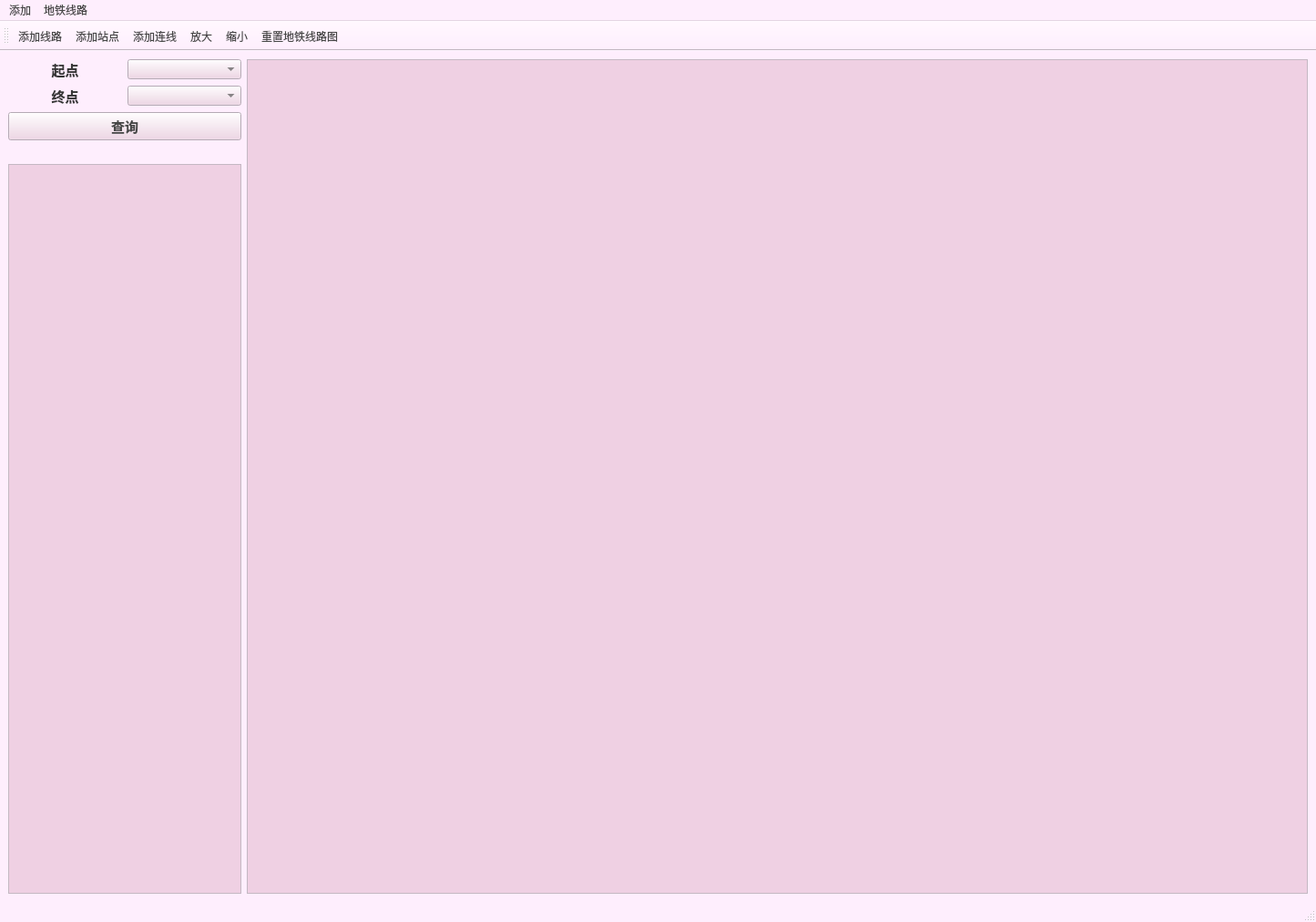
<?xml version="1.0" encoding="UTF-8"?>
<ui version="4.0">
 <class>MainWindow</class>
 <widget class="QMainWindow" name="MainWindow">
  <property name="geometry">
   <rect>
    <x>0</x>
    <y>0</y>
    <width>1445</width>
    <height>1012</height>
   </rect>
  </property>
  <property name="palette">
   <palette>
    <active>
     <colorrole role="WindowText">
      <brush brushstyle="SolidPattern">
       <color alpha="255">
        <red>54</red>
        <green>54</green>
        <blue>54</blue>
       </color>
      </brush>
     </colorrole>
     <colorrole role="Button">
      <brush brushstyle="SolidPattern">
       <color alpha="255">
        <red>239</red>
        <green>208</green>
        <blue>227</blue>
       </color>
      </brush>
     </colorrole>
     <colorrole role="Text">
      <brush brushstyle="SolidPattern">
       <color alpha="255">
        <red>60</red>
        <green>60</green>
        <blue>60</blue>
       </color>
      </brush>
     </colorrole>
     <colorrole role="BrightText">
      <brush brushstyle="SolidPattern">
       <color alpha="255">
        <red>67</red>
        <green>67</green>
        <blue>67</blue>
       </color>
      </brush>
     </colorrole>
     <colorrole role="ButtonText">
      <brush brushstyle="SolidPattern">
       <color alpha="255">
        <red>70</red>
        <green>70</green>
        <blue>70</blue>
       </color>
      </brush>
     </colorrole>
     <colorrole role="Base">
      <brush brushstyle="SolidPattern">
       <color alpha="255">
        <red>239</red>
        <green>208</green>
        <blue>227</blue>
       </color>
      </brush>
     </colorrole>
     <colorrole role="Window">
      <brush brushstyle="SolidPattern">
       <color alpha="255">
        <red>254</red>
        <green>238</green>
        <blue>253</blue>
       </color>
      </brush>
     </colorrole>
     <colorrole role="Shadow">
      <brush brushstyle="SolidPattern">
       <color alpha="255">
        <red>237</red>
        <green>220</green>
        <blue>240</blue>
       </color>
      </brush>
     </colorrole>
     <colorrole role="Highlight">
      <brush brushstyle="SolidPattern">
       <color alpha="0">
        <red>212</red>
        <green>212</green>
        <blue>212</blue>
       </color>
      </brush>
     </colorrole>
     <colorrole role="Link">
      <brush brushstyle="SolidPattern">
       <color alpha="0">
        <red>212</red>
        <green>212</green>
        <blue>212</blue>
       </color>
      </brush>
     </colorrole>
     <colorrole role="LinkVisited">
      <brush brushstyle="SolidPattern">
       <color alpha="0">
        <red>104</red>
        <green>103</green>
        <blue>103</blue>
       </color>
      </brush>
     </colorrole>
     <colorrole role="AlternateBase">
      <brush brushstyle="SolidPattern">
       <color alpha="0">
        <red>255</red>
        <green>255</green>
        <blue>255</blue>
       </color>
      </brush>
     </colorrole>
     <colorrole role="ToolTipBase">
      <brush brushstyle="SolidPattern">
       <color alpha="0">
        <red>60</red>
        <green>60</green>
        <blue>60</blue>
       </color>
      </brush>
     </colorrole>
     <colorrole role="ToolTipText">
      <brush brushstyle="SolidPattern">
       <color alpha="255">
        <red>60</red>
        <green>60</green>
        <blue>60</blue>
       </color>
      </brush>
     </colorrole>
     <colorrole role="PlaceholderText">
      <brush brushstyle="SolidPattern">
       <color alpha="128">
        <red>61</red>
        <green>61</green>
        <blue>61</blue>
       </color>
      </brush>
     </colorrole>
     <colorrole role="Accent">
      <brush brushstyle="SolidPattern">
       <color alpha="0">
        <red>212</red>
        <green>207</green>
        <blue>207</blue>
       </color>
      </brush>
     </colorrole>
    </active>
    <inactive>
     <colorrole role="WindowText">
      <brush brushstyle="SolidPattern">
       <color alpha="255">
        <red>54</red>
        <green>54</green>
        <blue>54</blue>
       </color>
      </brush>
     </colorrole>
     <colorrole role="Button">
      <brush brushstyle="SolidPattern">
       <color alpha="255">
        <red>239</red>
        <green>208</green>
        <blue>227</blue>
       </color>
      </brush>
     </colorrole>
     <colorrole role="Text">
      <brush brushstyle="SolidPattern">
       <color alpha="255">
        <red>60</red>
        <green>60</green>
        <blue>60</blue>
       </color>
      </brush>
     </colorrole>
     <colorrole role="BrightText">
      <brush brushstyle="SolidPattern">
       <color alpha="255">
        <red>67</red>
        <green>67</green>
        <blue>67</blue>
       </color>
      </brush>
     </colorrole>
     <colorrole role="ButtonText">
      <brush brushstyle="SolidPattern">
       <color alpha="255">
        <red>70</red>
        <green>70</green>
        <blue>70</blue>
       </color>
      </brush>
     </colorrole>
     <colorrole role="Base">
      <brush brushstyle="SolidPattern">
       <color alpha="255">
        <red>239</red>
        <green>208</green>
        <blue>227</blue>
       </color>
      </brush>
     </colorrole>
     <colorrole role="Window">
      <brush brushstyle="SolidPattern">
       <color alpha="255">
        <red>254</red>
        <green>238</green>
        <blue>253</blue>
       </color>
      </brush>
     </colorrole>
     <colorrole role="Shadow">
      <brush brushstyle="SolidPattern">
       <color alpha="255">
        <red>237</red>
        <green>220</green>
        <blue>240</blue>
       </color>
      </brush>
     </colorrole>
     <colorrole role="Highlight">
      <brush brushstyle="SolidPattern">
       <color alpha="0">
        <red>212</red>
        <green>212</green>
        <blue>212</blue>
       </color>
      </brush>
     </colorrole>
     <colorrole role="Link">
      <brush brushstyle="SolidPattern">
       <color alpha="0">
        <red>212</red>
        <green>212</green>
        <blue>212</blue>
       </color>
      </brush>
     </colorrole>
     <colorrole role="LinkVisited">
      <brush brushstyle="SolidPattern">
       <color alpha="0">
        <red>104</red>
        <green>103</green>
        <blue>103</blue>
       </color>
      </brush>
     </colorrole>
     <colorrole role="AlternateBase">
      <brush brushstyle="SolidPattern">
       <color alpha="0">
        <red>255</red>
        <green>255</green>
        <blue>255</blue>
       </color>
      </brush>
     </colorrole>
     <colorrole role="ToolTipBase">
      <brush brushstyle="SolidPattern">
       <color alpha="0">
        <red>60</red>
        <green>60</green>
        <blue>60</blue>
       </color>
      </brush>
     </colorrole>
     <colorrole role="ToolTipText">
      <brush brushstyle="SolidPattern">
       <color alpha="255">
        <red>60</red>
        <green>60</green>
        <blue>60</blue>
       </color>
      </brush>
     </colorrole>
     <colorrole role="PlaceholderText">
      <brush brushstyle="SolidPattern">
       <color alpha="128">
        <red>61</red>
        <green>61</green>
        <blue>61</blue>
       </color>
      </brush>
     </colorrole>
     <colorrole role="Accent">
      <brush brushstyle="SolidPattern">
       <color alpha="0">
        <red>212</red>
        <green>207</green>
        <blue>207</blue>
       </color>
      </brush>
     </colorrole>
    </inactive>
    <disabled>
     <colorrole role="WindowText">
      <brush brushstyle="SolidPattern">
       <color alpha="255">
        <red>157</red>
        <green>157</green>
        <blue>157</blue>
       </color>
      </brush>
     </colorrole>
     <colorrole role="Button">
      <brush brushstyle="SolidPattern">
       <color alpha="255">
        <red>239</red>
        <green>208</green>
        <blue>227</blue>
       </color>
      </brush>
     </colorrole>
     <colorrole role="Text">
      <brush brushstyle="SolidPattern">
       <color alpha="255">
        <red>157</red>
        <green>157</green>
        <blue>157</blue>
       </color>
      </brush>
     </colorrole>
     <colorrole role="BrightText">
      <brush brushstyle="SolidPattern">
       <color alpha="255">
        <red>67</red>
        <green>67</green>
        <blue>67</blue>
       </color>
      </brush>
     </colorrole>
     <colorrole role="Base">
      <brush brushstyle="SolidPattern">
       <color alpha="255">
        <red>254</red>
        <green>238</green>
        <blue>253</blue>
       </color>
      </brush>
     </colorrole>
     <colorrole role="Window">
      <brush brushstyle="SolidPattern">
       <color alpha="255">
        <red>254</red>
        <green>238</green>
        <blue>253</blue>
       </color>
      </brush>
     </colorrole>
     <colorrole role="Shadow">
      <brush brushstyle="SolidPattern">
       <color alpha="255">
        <red>237</red>
        <green>220</green>
        <blue>240</blue>
       </color>
      </brush>
     </colorrole>
     <colorrole role="Link">
      <brush brushstyle="SolidPattern">
       <color alpha="0">
        <red>212</red>
        <green>212</green>
        <blue>212</blue>
       </color>
      </brush>
     </colorrole>
     <colorrole role="LinkVisited">
      <brush brushstyle="SolidPattern">
       <color alpha="0">
        <red>104</red>
        <green>103</green>
        <blue>103</blue>
       </color>
      </brush>
     </colorrole>
     <colorrole role="AlternateBase">
      <brush brushstyle="SolidPattern">
       <color alpha="0">
        <red>255</red>
        <green>255</green>
        <blue>255</blue>
       </color>
      </brush>
     </colorrole>
     <colorrole role="ToolTipBase">
      <brush brushstyle="SolidPattern">
       <color alpha="0">
        <red>60</red>
        <green>60</green>
        <blue>60</blue>
       </color>
      </brush>
     </colorrole>
     <colorrole role="ToolTipText">
      <brush brushstyle="SolidPattern">
       <color alpha="255">
        <red>60</red>
        <green>60</green>
        <blue>60</blue>
       </color>
      </brush>
     </colorrole>
     <colorrole role="PlaceholderText">
      <brush brushstyle="SolidPattern">
       <color alpha="128">
        <red>61</red>
        <green>61</green>
        <blue>61</blue>
       </color>
      </brush>
     </colorrole>
     <colorrole role="Accent">
      <brush brushstyle="SolidPattern">
       <color alpha="0">
        <red>212</red>
        <green>207</green>
        <blue>207</blue>
       </color>
      </brush>
     </colorrole>
    </disabled>
   </palette>
  </property>
  <property name="font">
   <font>
    <stylestrategy>PreferAntialias</stylestrategy>
   </font>
  </property>
  <property name="windowTitle">
   <string>MainWindow</string>
  </property>
  <property name="styleSheet">
   <string notr="true"/>
  </property>
  <widget class="QWidget" name="centralwidget">
   <property name="styleSheet">
    <string notr="true"/>
   </property>
   <layout class="QHBoxLayout" name="horizontalLayout">
    <item>
     <layout class="QGridLayout" name="gridLayout">
      <item row="2" column="0">
       <widget class="QLabel" name="label_end">
        <property name="font">
         <font>
          <pointsize>11</pointsize>
          <bold>true</bold>
         </font>
        </property>
        <property name="text">
         <string>终点</string>
        </property>
        <property name="alignment">
         <set>Qt::AlignCenter</set>
        </property>
       </widget>
      </item>
      <item row="0" column="0">
       <widget class="QLabel" name="label_start">
        <property name="font">
         <font>
          <pointsize>11</pointsize>
          <bold>true</bold>
         </font>
        </property>
        <property name="text">
         <string>起点</string>
        </property>
        <property name="alignment">
         <set>Qt::AlignCenter</set>
        </property>
       </widget>
      </item>
      <item row="5" column="0" colspan="2">
       <widget class="QTextBrowser" name="textBrowser"/>
      </item>
      <item row="0" column="1">
       <widget class="QComboBox" name="comboBox">
        <property name="palette">
         <palette>
          <active>
           <colorrole role="WindowText">
            <brush brushstyle="SolidPattern">
             <color alpha="255">
              <red>54</red>
              <green>54</green>
              <blue>54</blue>
             </color>
            </brush>
           </colorrole>
           <colorrole role="Button">
            <brush brushstyle="SolidPattern">
             <color alpha="255">
              <red>239</red>
              <green>208</green>
              <blue>227</blue>
             </color>
            </brush>
           </colorrole>
           <colorrole role="Text">
            <brush brushstyle="SolidPattern">
             <color alpha="255">
              <red>60</red>
              <green>60</green>
              <blue>60</blue>
             </color>
            </brush>
           </colorrole>
           <colorrole role="BrightText">
            <brush brushstyle="SolidPattern">
             <color alpha="255">
              <red>67</red>
              <green>67</green>
              <blue>67</blue>
             </color>
            </brush>
           </colorrole>
           <colorrole role="ButtonText">
            <brush brushstyle="SolidPattern">
             <color alpha="255">
              <red>70</red>
              <green>70</green>
              <blue>70</blue>
             </color>
            </brush>
           </colorrole>
           <colorrole role="Base">
            <brush brushstyle="SolidPattern">
             <color alpha="255">
              <red>239</red>
              <green>208</green>
              <blue>227</blue>
             </color>
            </brush>
           </colorrole>
           <colorrole role="Window">
            <brush brushstyle="SolidPattern">
             <color alpha="255">
              <red>254</red>
              <green>238</green>
              <blue>253</blue>
             </color>
            </brush>
           </colorrole>
           <colorrole role="Shadow">
            <brush brushstyle="SolidPattern">
             <color alpha="255">
              <red>237</red>
              <green>220</green>
              <blue>240</blue>
             </color>
            </brush>
           </colorrole>
           <colorrole role="Highlight">
            <brush brushstyle="SolidPattern">
             <color alpha="0">
              <red>212</red>
              <green>212</green>
              <blue>212</blue>
             </color>
            </brush>
           </colorrole>
           <colorrole role="Link">
            <brush brushstyle="SolidPattern">
             <color alpha="0">
              <red>212</red>
              <green>212</green>
              <blue>212</blue>
             </color>
            </brush>
           </colorrole>
           <colorrole role="LinkVisited">
            <brush brushstyle="SolidPattern">
             <color alpha="0">
              <red>104</red>
              <green>103</green>
              <blue>103</blue>
             </color>
            </brush>
           </colorrole>
           <colorrole role="AlternateBase">
            <brush brushstyle="SolidPattern">
             <color alpha="0">
              <red>255</red>
              <green>255</green>
              <blue>255</blue>
             </color>
            </brush>
           </colorrole>
           <colorrole role="ToolTipBase">
            <brush brushstyle="SolidPattern">
             <color alpha="0">
              <red>60</red>
              <green>60</green>
              <blue>60</blue>
             </color>
            </brush>
           </colorrole>
           <colorrole role="ToolTipText">
            <brush brushstyle="SolidPattern">
             <color alpha="255">
              <red>60</red>
              <green>60</green>
              <blue>60</blue>
             </color>
            </brush>
           </colorrole>
           <colorrole role="PlaceholderText">
            <brush brushstyle="SolidPattern">
             <color alpha="128">
              <red>61</red>
              <green>61</green>
              <blue>61</blue>
             </color>
            </brush>
           </colorrole>
           <colorrole role="Accent">
            <brush brushstyle="SolidPattern">
             <color alpha="0">
              <red>212</red>
              <green>207</green>
              <blue>207</blue>
             </color>
            </brush>
           </colorrole>
          </active>
          <inactive>
           <colorrole role="WindowText">
            <brush brushstyle="SolidPattern">
             <color alpha="255">
              <red>54</red>
              <green>54</green>
              <blue>54</blue>
             </color>
            </brush>
           </colorrole>
           <colorrole role="Button">
            <brush brushstyle="SolidPattern">
             <color alpha="255">
              <red>239</red>
              <green>208</green>
              <blue>227</blue>
             </color>
            </brush>
           </colorrole>
           <colorrole role="Text">
            <brush brushstyle="SolidPattern">
             <color alpha="255">
              <red>60</red>
              <green>60</green>
              <blue>60</blue>
             </color>
            </brush>
           </colorrole>
           <colorrole role="BrightText">
            <brush brushstyle="SolidPattern">
             <color alpha="255">
              <red>67</red>
              <green>67</green>
              <blue>67</blue>
             </color>
            </brush>
           </colorrole>
           <colorrole role="ButtonText">
            <brush brushstyle="SolidPattern">
             <color alpha="255">
              <red>70</red>
              <green>70</green>
              <blue>70</blue>
             </color>
            </brush>
           </colorrole>
           <colorrole role="Base">
            <brush brushstyle="SolidPattern">
             <color alpha="255">
              <red>239</red>
              <green>208</green>
              <blue>227</blue>
             </color>
            </brush>
           </colorrole>
           <colorrole role="Window">
            <brush brushstyle="SolidPattern">
             <color alpha="255">
              <red>254</red>
              <green>238</green>
              <blue>253</blue>
             </color>
            </brush>
           </colorrole>
           <colorrole role="Shadow">
            <brush brushstyle="SolidPattern">
             <color alpha="255">
              <red>237</red>
              <green>220</green>
              <blue>240</blue>
             </color>
            </brush>
           </colorrole>
           <colorrole role="Highlight">
            <brush brushstyle="SolidPattern">
             <color alpha="0">
              <red>212</red>
              <green>212</green>
              <blue>212</blue>
             </color>
            </brush>
           </colorrole>
           <colorrole role="Link">
            <brush brushstyle="SolidPattern">
             <color alpha="0">
              <red>212</red>
              <green>212</green>
              <blue>212</blue>
             </color>
            </brush>
           </colorrole>
           <colorrole role="LinkVisited">
            <brush brushstyle="SolidPattern">
             <color alpha="0">
              <red>104</red>
              <green>103</green>
              <blue>103</blue>
             </color>
            </brush>
           </colorrole>
           <colorrole role="AlternateBase">
            <brush brushstyle="SolidPattern">
             <color alpha="0">
              <red>255</red>
              <green>255</green>
              <blue>255</blue>
             </color>
            </brush>
           </colorrole>
           <colorrole role="ToolTipBase">
            <brush brushstyle="SolidPattern">
             <color alpha="0">
              <red>60</red>
              <green>60</green>
              <blue>60</blue>
             </color>
            </brush>
           </colorrole>
           <colorrole role="ToolTipText">
            <brush brushstyle="SolidPattern">
             <color alpha="255">
              <red>60</red>
              <green>60</green>
              <blue>60</blue>
             </color>
            </brush>
           </colorrole>
           <colorrole role="PlaceholderText">
            <brush brushstyle="SolidPattern">
             <color alpha="128">
              <red>61</red>
              <green>61</green>
              <blue>61</blue>
             </color>
            </brush>
           </colorrole>
           <colorrole role="Accent">
            <brush brushstyle="SolidPattern">
             <color alpha="0">
              <red>212</red>
              <green>207</green>
              <blue>207</blue>
             </color>
            </brush>
           </colorrole>
          </inactive>
          <disabled>
           <colorrole role="WindowText">
            <brush brushstyle="SolidPattern">
             <color alpha="255">
              <red>157</red>
              <green>157</green>
              <blue>157</blue>
             </color>
            </brush>
           </colorrole>
           <colorrole role="Button">
            <brush brushstyle="SolidPattern">
             <color alpha="255">
              <red>239</red>
              <green>208</green>
              <blue>227</blue>
             </color>
            </brush>
           </colorrole>
           <colorrole role="Text">
            <brush brushstyle="SolidPattern">
             <color alpha="255">
              <red>157</red>
              <green>157</green>
              <blue>157</blue>
             </color>
            </brush>
           </colorrole>
           <colorrole role="BrightText">
            <brush brushstyle="SolidPattern">
             <color alpha="255">
              <red>67</red>
              <green>67</green>
              <blue>67</blue>
             </color>
            </brush>
           </colorrole>
           <colorrole role="Base">
            <brush brushstyle="SolidPattern">
             <color alpha="255">
              <red>254</red>
              <green>238</green>
              <blue>253</blue>
             </color>
            </brush>
           </colorrole>
           <colorrole role="Window">
            <brush brushstyle="SolidPattern">
             <color alpha="255">
              <red>254</red>
              <green>238</green>
              <blue>253</blue>
             </color>
            </brush>
           </colorrole>
           <colorrole role="Shadow">
            <brush brushstyle="SolidPattern">
             <color alpha="255">
              <red>237</red>
              <green>220</green>
              <blue>240</blue>
             </color>
            </brush>
           </colorrole>
           <colorrole role="Link">
            <brush brushstyle="SolidPattern">
             <color alpha="0">
              <red>212</red>
              <green>212</green>
              <blue>212</blue>
             </color>
            </brush>
           </colorrole>
           <colorrole role="LinkVisited">
            <brush brushstyle="SolidPattern">
             <color alpha="0">
              <red>104</red>
              <green>103</green>
              <blue>103</blue>
             </color>
            </brush>
           </colorrole>
           <colorrole role="AlternateBase">
            <brush brushstyle="SolidPattern">
             <color alpha="0">
              <red>255</red>
              <green>255</green>
              <blue>255</blue>
             </color>
            </brush>
           </colorrole>
           <colorrole role="ToolTipBase">
            <brush brushstyle="SolidPattern">
             <color alpha="0">
              <red>60</red>
              <green>60</green>
              <blue>60</blue>
             </color>
            </brush>
           </colorrole>
           <colorrole role="ToolTipText">
            <brush brushstyle="SolidPattern">
             <color alpha="255">
              <red>60</red>
              <green>60</green>
              <blue>60</blue>
             </color>
            </brush>
           </colorrole>
           <colorrole role="PlaceholderText">
            <brush brushstyle="SolidPattern">
             <color alpha="128">
              <red>61</red>
              <green>61</green>
              <blue>61</blue>
             </color>
            </brush>
           </colorrole>
           <colorrole role="Accent">
            <brush brushstyle="SolidPattern">
             <color alpha="0">
              <red>212</red>
              <green>207</green>
              <blue>207</blue>
             </color>
            </brush>
           </colorrole>
          </disabled>
         </palette>
        </property>
        <property name="styleSheet">
         <string notr="true"/>
        </property>
       </widget>
      </item>
      <item row="4" column="0" colspan="2">
       <spacer name="verticalSpacer">
        <property name="orientation">
         <enum>Qt::Vertical</enum>
        </property>
        <property name="sizeType">
         <enum>QSizePolicy::Minimum</enum>
        </property>
        <property name="sizeHint" stdset="0">
         <size>
          <width>20</width>
          <height>20</height>
         </size>
        </property>
       </spacer>
      </item>
      <item row="2" column="1">
       <widget class="QComboBox" name="comboBox_2">
        <property name="styleSheet">
         <string notr="true"/>
        </property>
       </widget>
      </item>
      <item row="3" column="0" colspan="2">
       <widget class="QPushButton" name="pushButton_search">
        <property name="font">
         <font>
          <pointsize>11</pointsize>
          <bold>true</bold>
         </font>
        </property>
        <property name="text">
         <string>查询</string>
        </property>
       </widget>
      </item>
     </layout>
    </item>
    <item>
     <widget class="StationQGraphicsView" name="graphicsView"/>
    </item>
   </layout>
  </widget>
  <widget class="QMenuBar" name="menubar">
   <property name="geometry">
    <rect>
     <x>0</x>
     <y>0</y>
     <width>1445</width>
     <height>17</height>
    </rect>
   </property>
   <widget class="QMenu" name="menu_add">
    <property name="title">
     <string>添加</string>
    </property>
    <addaction name="action_addline"/>
    <addaction name="action_addstation"/>
    <addaction name="action_addedge"/>
   </widget>
   <widget class="QMenu" name="menu">
    <property name="font">
     <font>
      <pointsize>9</pointsize>
     </font>
    </property>
    <property name="title">
     <string>地铁线路</string>
    </property>
    <addaction name="action_zoomin"/>
    <addaction name="action_zoomout"/>
    <addaction name="action_subway"/>
   </widget>
   <addaction name="menu_add"/>
   <addaction name="menu"/>
  </widget>
  <widget class="QToolBar" name="toolBar">
   <property name="palette">
    <palette>
     <active>
      <colorrole role="Button">
       <brush brushstyle="SolidPattern">
        <color alpha="255">
         <red>255</red>
         <green>208</green>
         <blue>217</blue>
        </color>
       </brush>
      </colorrole>
     </active>
     <inactive>
      <colorrole role="Button">
       <brush brushstyle="SolidPattern">
        <color alpha="255">
         <red>255</red>
         <green>208</green>
         <blue>217</blue>
        </color>
       </brush>
      </colorrole>
     </inactive>
     <disabled>
      <colorrole role="Button">
       <brush brushstyle="SolidPattern">
        <color alpha="255">
         <red>255</red>
         <green>208</green>
         <blue>217</blue>
        </color>
       </brush>
      </colorrole>
     </disabled>
    </palette>
   </property>
   <property name="windowTitle">
    <string>toolBar</string>
   </property>
   <attribute name="toolBarArea">
    <enum>TopToolBarArea</enum>
   </attribute>
   <attribute name="toolBarBreak">
    <bool>false</bool>
   </attribute>
   <addaction name="action_addline"/>
   <addaction name="action_addstation"/>
   <addaction name="action_addedge"/>
   <addaction name="action_zoomin"/>
   <addaction name="action_zoomout"/>
   <addaction name="action_subway"/>
  </widget>
  <widget class="QStatusBar" name="statusbar"/>
  <action name="action_addline">
   <property name="icon">
    <iconset>
     <normaloff>:/source/line.jfif</normaloff>:/source/line.jfif</iconset>
   </property>
   <property name="text">
    <string>添加线路</string>
   </property>
   <property name="toolTip">
    <string>添加线路</string>
   </property>
   <property name="menuRole">
    <enum>QAction::TextHeuristicRole</enum>
   </property>
  </action>
  <action name="action_addstation">
   <property name="icon">
    <iconset>
     <normaloff>:/source/station.jfif</normaloff>:/source/station.jfif</iconset>
   </property>
   <property name="text">
    <string>添加站点</string>
   </property>
   <property name="toolTip">
    <string>添加站点</string>
   </property>
   <property name="menuRole">
    <enum>QAction::TextHeuristicRole</enum>
   </property>
  </action>
  <action name="action_addedge">
   <property name="icon">
    <iconset>
     <normaloff>:/source/edge.jfif</normaloff>:/source/edge.jfif</iconset>
   </property>
   <property name="text">
    <string>添加连线</string>
   </property>
   <property name="toolTip">
    <string>添加连线</string>
   </property>
   <property name="menuRole">
    <enum>QAction::TextHeuristicRole</enum>
   </property>
  </action>
  <action name="action_subway">
   <property name="icon">
    <iconset>
     <normaloff>:/source/R.jfif</normaloff>:/source/R.jfif</iconset>
   </property>
   <property name="text">
    <string>重置地铁线路图</string>
   </property>
   <property name="toolTip">
    <string>重置地铁线路图</string>
   </property>
   <property name="font">
    <font>
     <pointsize>9</pointsize>
    </font>
   </property>
   <property name="menuRole">
    <enum>QAction::TextHeuristicRole</enum>
   </property>
  </action>
  <action name="action_zoomin">
   <property name="icon">
    <iconset>
     <normaloff>:/source/zoom_in.jfif</normaloff>:/source/zoom_in.jfif</iconset>
   </property>
   <property name="text">
    <string>放大</string>
   </property>
   <property name="font">
    <font>
     <pointsize>9</pointsize>
    </font>
   </property>
   <property name="menuRole">
    <enum>QAction::TextHeuristicRole</enum>
   </property>
  </action>
  <action name="action_zoomout">
   <property name="icon">
    <iconset>
     <normaloff>:/source/zoom_out.jfif</normaloff>:/source/zoom_out.jfif</iconset>
   </property>
   <property name="text">
    <string>缩小</string>
   </property>
   <property name="toolTip">
    <string>缩小</string>
   </property>
   <property name="font">
    <font>
     <pointsize>9</pointsize>
    </font>
   </property>
   <property name="menuRole">
    <enum>QAction::TextHeuristicRole</enum>
   </property>
  </action>
 </widget>
 <customwidgets>
  <customwidget>
   <class>StationQGraphicsView</class>
   <extends>QGraphicsView</extends>
   <header>stationqgraphicsview.h</header>
  </customwidget>
 </customwidgets>
 <resources/>
 <connections/>
</ui>
